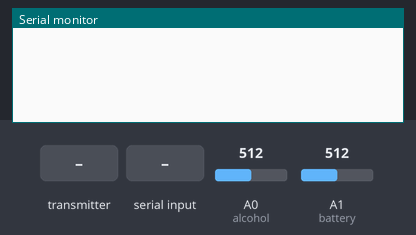
Recording of a sketch running on a simulated Arduino Uno, built with avr-gcc and run on an emulated ATmega328P. Shown: the last lines printed to the serial monitor. The test bench sets the inputs (shaded band); at power-on: A0 (alcohol) = 512, A1 (battery) = 512. No radio packets arrive unless stated.

Above: at 1.2 s.
1.3 s: the transmitter starts sending pitch = 0
At 1.37 s:
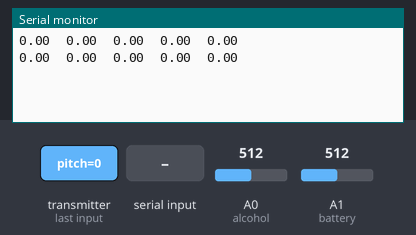
3.2 s: "1\n" received over the second serial link
5.7 s: the transmitter starts sending roll = 25
At 5.77 s:
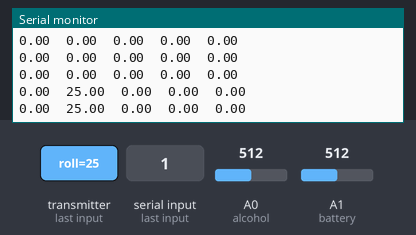
7.2 s: "0\n" received over the second serial link
At 8.28 s:
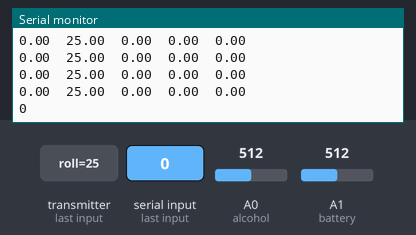
10.2 s: the transmitter starts sending del_p = 100
At 10.28 s:
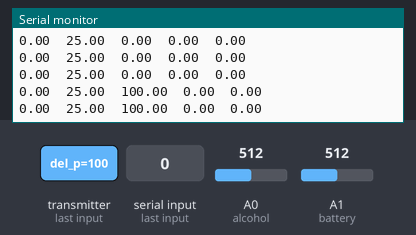
13.2 s: the transmitter starts sending del_r = 25
At 13.28 s:
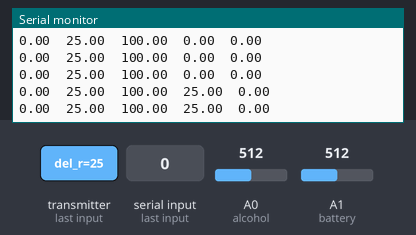

The sketch:

NRF_Helmet_test_2.ino
```cpp
//nRF24L01 communication 2 ways Arduino A

#include <SPI.h>
#include <RF24.h>
#include <printf.h>
#include <SoftwareSerial.h>

RF24 radio(9, 10); // CE, CSN
SoftwareSerial RPi(5, 6); // HC-12 TX Pin, HC-12 RX Pin

const byte addresses [][6] = {"00001", "00002"};  //Setting the two addresses. One for transmitting and one for receiving

const int alcohol = A0;
const int battery = A1;

float ratio= 0 ;

struct txData {
  float alc;
  float bat;
};

struct rxData {
  float pitch;
  float roll;
  float del_p;
  float del_r;
  float gps_vel;
  String s;
};


txData tData;
rxData rData;

void setup()
{
  Serial.begin(9600);
  RPi.begin(9600);               // Serial port to RPi

  pinMode(battery,INPUT);
  pinMode(alcohol,INPUT);
  radio.begin();                           //Starting the radio communication
  radio.openWritingPipe(addresses[1]);     //Setting the address at which we will send the data
  radio.openReadingPipe(1, addresses[0]);  //Setting the address at which we will receive the data
  radio.setPALevel(RF24_PA_MIN); //You can set it as minimum or maximum depending on the distance between the transmitter and receiver.
  printf_begin();
  radio.printDetails();
}
void loop()
{
  delay(5);
  radio.stopListening();

  float a_data = analogRead(alcohol);
  float level = 5*analogRead(battery)/1023;

  ratio = (level/3.7);

  tData.bat = ratio*100;
  tData.alc = a_data;
  radio.write(&tData, sizeof(tData));  //Sending the data

  // If HC-12 has data
  if (RPi.available()){
    Serial.println(RPi.readStringUntil("\n"));      // Send the data to Serial monitor
    // If Serial monitor has data
    RPi.println("alcohol data = " + String(a_data) + "  Battery percentage = " + String(ratio*100));      // Send that data to HC-12
  }
  delay(10);
  radio.startListening();                            //This sets the module as receiver
  if (radio.available())
  {
    radio.read(&rData, sizeof(rData)); //Reading the data
    Serial.print(rData.pitch);
    Serial.print("  ");
    Serial.print(rData.roll);
    Serial.print("  ");
    Serial.print(rData.del_p);
    Serial.print("  ");
    Serial.print(rData.del_r);
    Serial.print("  ");
    Serial.println(rData.gps_vel);
  }
}
```

battery_level.ino
```cpp
void battery_level(){
  float level = 5*analogRead(battery)/1023;
  ratio = (level/3.7);
  tData.bat = ratio*10;
//  Serial.print(level);
//  Serial.print("  ");
//  Serial.println(ratio);
//
//  if (ratio >= 0 && ratio < 0.25){
//     char button_stateB[32] = "Battery is down!! need charging";
//     //Serial.println(button_stateB);
//     radio.write(&button_stateB, sizeof(button_stateB));   //Sending the data
//     delay(10);
//  }
//  else if (ratio >= 0.25 && ratio < 0.5){
//     char button_stateB[32] = "Battery is 25 to 50 percent";
//     //Serial.println(button_stateB);
//     radio.write(&button_stateB, sizeof(button_stateB));   //Sending the data
//     delay(10);
//  }
//  else if (ratio >= 0.5 && ratio < 0.75){
//     char button_stateB[32] = "Battery is at 50 to 75 percent";
//     //Serial.println(button_stateB);
//     radio.write(&button_stateB, sizeof(button_stateB));   //Sending the data
//     delay(10);
//  }
//  else if (ratio >= 0.75){
//     char button_stateB[32] = "Battery is at 75 to 100 percent";
//     //Serial.println(button_stateB);
//     radio.write(&button_stateB, sizeof(button_stateB));   //Sending the data
//     delay(10);
//  }
}
```

Measured:
- after the input at 1.3 s, the serial monitor: prints a new line at once (image 1)
- after the input at 5.7 s, the serial monitor: prints a new line at once (image 2)
- after the input at 7.2 s, the serial monitor: prints a new line after 1.0 s (image 3)
- after the input at 10.2 s, the serial monitor: prints a new line at once (image 4)
- after the input at 13.2 s, the serial monitor: prints a new line at once (image 5)
